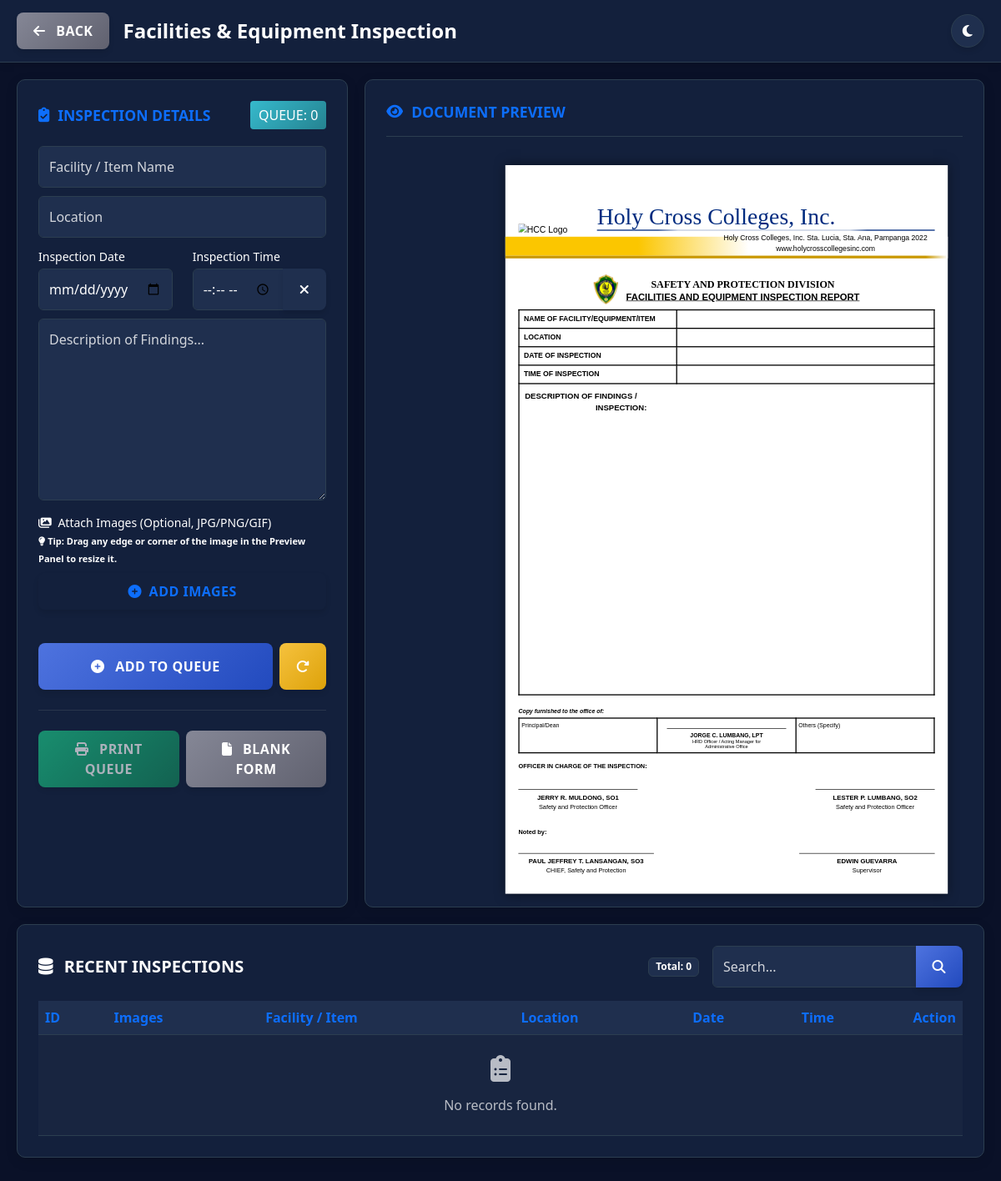
Page /facilities_and_inspection.php on the earlier database version.
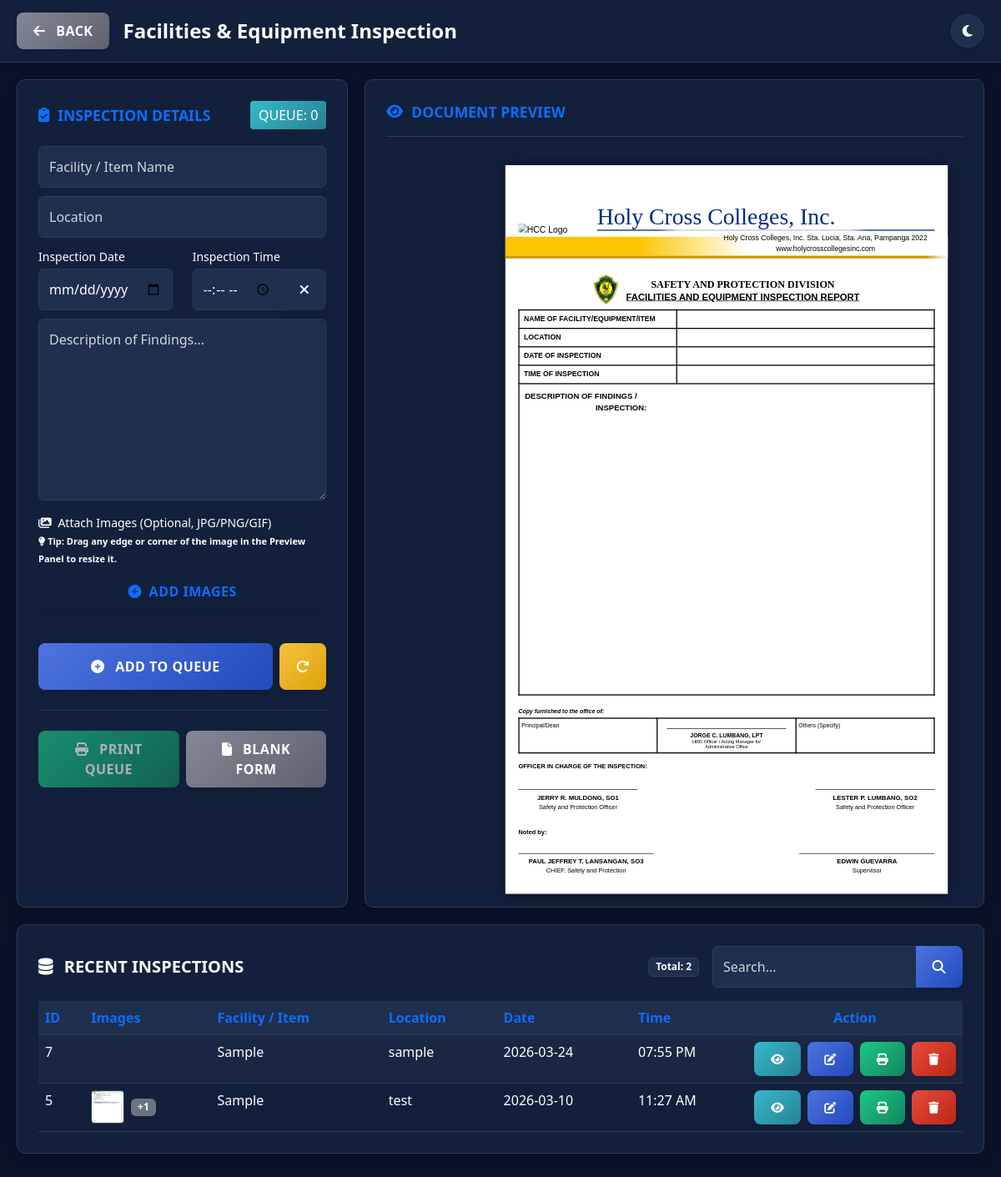
Same page on the later database version.
### tables this page shows
CREATE TABLE `facility_inspections` (
  `id` int(11) NOT NULL,
  `title` varchar(255) NOT NULL,
  `location` varchar(255) NOT NULL,
  `inspection_date` date NOT NULL,
  `inspection_time` time NOT NULL,
  `description` text NOT NULL,
  `image_paths` text DEFAULT NULL,
  `status` varchar(50) DEFAULT 'Inspected',
  `created_at` timestamp NOT NULL DEFAULT current_timestamp(),
  `image_sizes` text DEFAULT NULL,
  `image_size` text DEFAULT NULL
);

### facilities_and_inspection.php (the view, shortened to what the changed rows need)
<?php
$servername = "localhost";
$username = "root";
$password = "";
$conn = new mysqli($servername, $username, $password);
$where_clause = "";
$recent_reports = $conn->query("SELECT * FROM facility_inspections $where_clause ORDER BY id DESC LIMIT 10");
$total_count = $conn->query("SELECT COUNT(*) as total FROM facility_inspections")->fetch_assoc()['total'];
?>
<!DOCTYPE html>
<html lang="en">
<head>
    <link href="https://cdn.jsdelivr.net/npm/bootstrap@5.3.0/dist/css/bootstrap.min.css" rel="stylesheet">
    <link rel="stylesheet" href="https://cdnjs.cloudflare.com/ajax/libs/font-awesome/6.4.0/css/all.min.css">
</head>
<body>
    <div class="main-container">
        <div class="right-panel">
            <div class="hcc-form" id="paper-preview">
                <div class="form-inner">
                    <div class="division-header">
                        <div class="division-title">
                            <h2>SAFETY AND PROTECTION DIVISION</h2>
                        </div>
                    </div>
                </div>
            </div>
        </div>
    </div>
    <div class="bottom-panel">
        <div class="d-flex justify-content-between align-items-center mb-3">
            <div class="d-flex align-items-center gap-3">
                <span class="badge bg-dark">Total: <?php echo $total_count; ?></span>
                <form method="GET" class="d-flex gap-0" style="width: 300px;">
                    <div class="input-group">
                    </div>
                </form>
            </div>
        </div>
        <div class="table-responsive">
            <table class="table table-custom table-striped table-hover mb-0">
                <thead>
                    <tr>
                        <th>ID</th>
                        <th>Images</th>
                        <th>Facility / Item</th>
                        <th>Location</th>
                        <th>Date</th>
                        <th>Time</th>
                        <th class="text-center" style="width: 1%; white-space: nowrap;">Action</th>
                    </tr>
                </thead>
                <tbody>
                    <?php if ($recent_reports && $recent_reports->num_rows > 0): ?>
                        <?php while ($row = $recent_reports->fetch_assoc()): ?>
                            <?php
                            $preview_data = [
                                'id' => $row['id'],
                                'title' => $row['title'],
                                'loc' => $row['location'],
                                'date' => $row['inspection_date'],
                                'time' => $row['inspection_time'],
                                'desc' => $row['description'],
                                'images' => json_decode($row['image_paths'], true),
                                'image_size' => $row['image_size']
                            ];
                            $preview_json = htmlspecialchars(json_encode($preview_data), ENT_QUOTES, 'UTF-8');
                            ?>
                            <tr>
                                <td><?php echo $row['id']; ?></td>
                                <td>
                                    <?php
                                    $db_images = json_decode($row['image_paths'], true);
                                    if (!empty($db_images) && is_array($db_images)):
                                        $first_img = $db_images[0];
                                        $count = count($db_images);
                                        if (file_exists($first_img)): ?>
                                            <div class="d-flex align-items-center">
                                                <a href="<?php echo $first_img; ?>" target="_blank">
                                                    <img src="<?php echo $first_img; ?>" class="table-img-preview" alt="Img">
                                                </a>
                                                <?php if ($count > 1): ?>
                                                    <span class="badge bg-secondary ms-2">+<?php echo $count - 1; ?></span>
                                                <?php endif; ?>
                                            </div>
                                        <?php endif; ?>
                                    <?php else: ?>
                                        <span class="text-muted small">-</span>
                                    <?php endif; ?>
                                </td>
                                <td><?php echo htmlspecialchars($row['title']); ?></td>
                                <td><?php echo htmlspecialchars($row['location']); ?></td>
                                <td><?php echo $row['inspection_date']; ?></td>
                                <td><?php echo date('h:i A', strtotime($row['inspection_time'])); ?></td>
                                <td class="text-center" style="white-space: nowrap;">
                                    <div class="d-flex gap-2 justify-content-center">
                                        <button type="button" class="btn btn-sm btn-info text-white"
                                            onclick='loadToPreview(<?php echo $preview_json; ?>)' title="View Only">
                                            <i class="fa fa-eye"></i>
                                        </button>
                                        <button type="button" class="btn btn-sm btn-primary text-white"
                                            onclick='editRecord(<?php echo $preview_json; ?>)' title="Edit">
                                            <i class="fa fa-edit"></i>
                                        </button>
                                        <button type="button" class="btn btn-sm btn-success text-white"
                                            onclick='reprintRecord(<?php echo $preview_json; ?>)' title="Reprint">
                                            <i class="fa fa-print"></i>
                                        </button>
                                        <a href="?delete_id=<?php echo $row['id']; ?>" class="btn btn-sm btn-danger"
                                            onclick="return confirm('Delete this record?')" title="Delete">
                                            <i class="fa fa-trash"></i>
                                        </a>
                                    </div>
                                </td>
                            </tr>
                        <?php endwhile; ?>
                    <?php else: ?>
                        <tr>
                            <td colspan="7" class="text-center py-4">
                                <i class="fa fa-clipboard-list fa-2x mb-3"></i><br>
                                No records found.
                            </td>
                        </tr>
                    <?php endif; ?>
                </tbody>
            </table>
        </div>
    </div>
</body>
</html>

Differences in the rows shown:
added facility_inspections: id "7", title "Sample", location "sample", inspection_date "2026-03-24", inspection_time "07:55 PM"
added facility_inspections: id "5", $count-1 "1", title "Sample", location "test", inspection_date "2026-03-10", inspection_time "11:27 AM"
Other differences:
$total_count: "0" → "2"
text no longer shown: "No records found."
